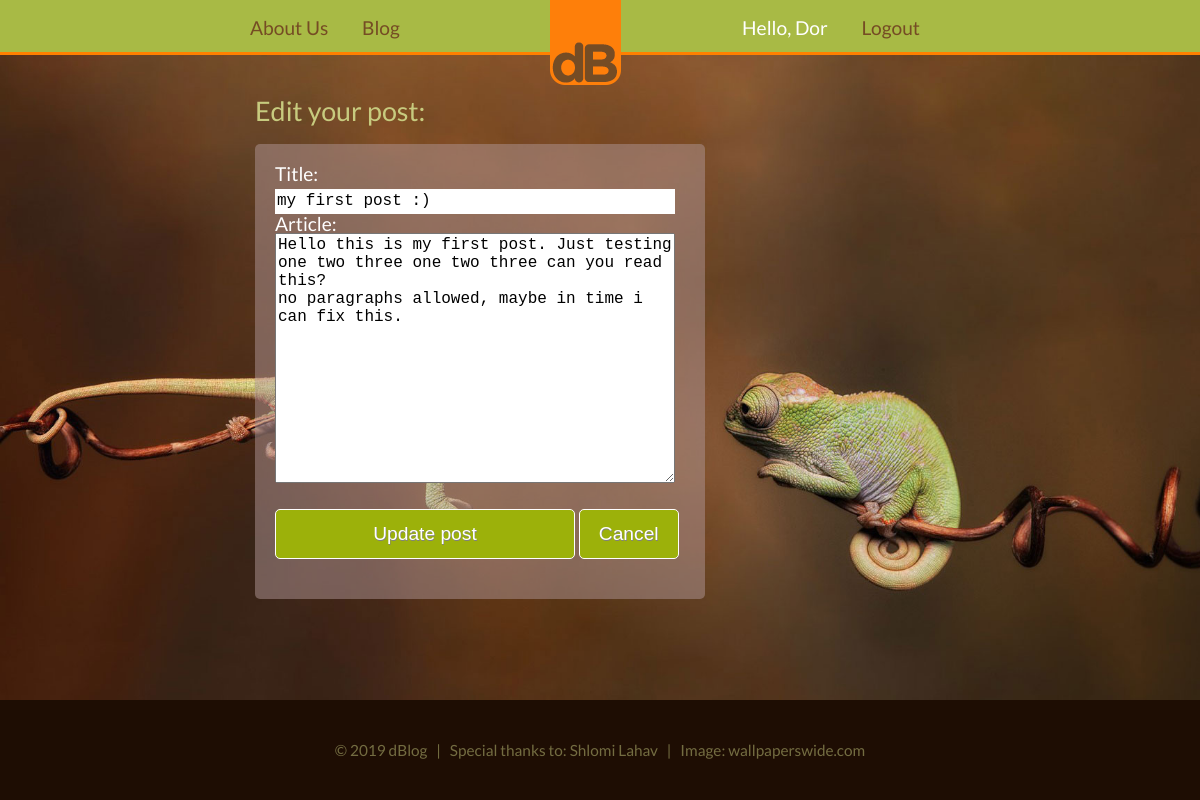
Page /update_post.php?pid=1 (signed in) on the committed database.
### tables this page shows
CREATE TABLE `posts` (
  `id` int(11) NOT NULL,
  `user_id` int(11) NOT NULL,
  `title` varchar(255) NOT NULL,
  `article` text NOT NULL,
  `date` datetime NOT NULL
);

### update_post.php (the view, shortened to what this page needs)
<?php
$page_title = 'Edit your post';
$pid = filter_input(INPUT_GET, 'pid', FILTER_SANITIZE_STRING);
$pid = trim($pid);
$uid = $_SESSION['user_id'];
if( $pid && is_numeric($pid) ){
    $link = mysqli_connect(MYSQL_HOST, MYSQL_USER, MYSQL_PWD, MYSQL_DB);
    $pid = mysqli_real_escape_string($link, $pid);
    $sql = "SELECT * FROM posts WHERE id = $pid AND user_id = $uid";
    $result = mysqli_query($link, $sql);
        if( $result && mysqli_num_rows($result) == 1 ){
            $post = mysqli_fetch_assoc($result);
        } else {
            header('location: blog.php');
            exit;
        }
} else {
    header('location: blog.php');
    exit;
}
?>
<?php include 'tpl/header.php'; ?>
<main>
    <div class="content">
        <h1><?= $page_title; ?>:</h1><br>
        <div class="box_new_post">
             <form method="POST" action="">
                <lable for="title">Title:</lable><br>
                <input type="text" name="title" id="title" value="<?= $post['title']; ?>" class="title_new_post"/>
                <br<br>
                <lable for="article">Article:</lable><br>
                <textarea name="article" id="article" class="edit_post"><?= $post['article']; ?></textarea>
                <br><br>
                <input type="submit" name="submit" id="submit" value="Update post"/>
                <input type="button" value="Cancel" onclick=" window.location='blog.php'; " class="btn" />
                <br><br>
            </form>
        </div>
    </div>
</main>
<?php include 'tpl/footer.php'; ?>

### css/mainStyle.css (style rules this page uses)
* { box-sizing: border-box; }
body { font-family: 'Lato', sans-serif; font-size: 1.2em; color: white; background-image: url('../img/chameleons2.jpg'); background-size: cover; background-position-y: 55px; background-repeat: no-repeat; background-color: #FF8000; background-attachment: fixed; }
.wrapper { display: flex; min-height: 100vh; flex-direction: column; }
h1 { font-size: 1.4em; color: #C7CB7F; }
main { flex: 1; }
main .content { width:750px; margin: 60px auto; padding-left:30px; padding-right: 50px; }
.box_new_post { width: 450px; background-color: rgba(175, 150, 149, 0.5); border-radius: 5px; padding:20px; position: relative; }
input[type=text].title_new_post { margin-top: 5px; width: 400px; height: 25px; border-style: none; font-size:16px; font-family: monospace; }
input[type=button].btn { margin-top: 5px; width: 100px; height: 50px; border-radius: 5px; font-size: 1em; background-color: #9cb10a; border:1px solid white; color: white; text-shadow: .5px .5px gray; cursor: pointer; }
textarea.edit_post { width: 400px; height: 250px; font-size:16px; }
input[type=text] { margin-top: 5px; width: 300px; height: 25px; border-style: none; font-size: 1em; }
input[type=submit] { margin-top: 5px; width: 300px; height: 50px; border-radius: 5px; font-size: 1em; background-color: #9cb10a; border:1px solid white; color: white; text-shadow: .5px .5px gray; cursor: pointer; }
input[type=button] { margin-top: 5px; width: 200px; height: 50px; border-radius: 5px; font-size: 1em; background-color: #9cb10a; border:1px solid white; color: white; text-shadow: .5px .5px gray; cursor: pointer; }

### rows in the picture
posts: title "my first post :)", article "Hello this is my first post. Just testing one two three one two three can you read this? no paragraphs allowed, maybe in time i can fix this."

### other values in the picture
$_SESSION['user_name'] "Dor"
$page_title "Edit your post"
